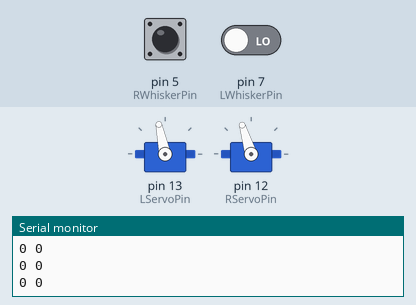
Simulated run of this sketch. Board: Arduino Uno, built with avr-gcc and run on an emulated ATmega328P. On the bench: 2 × servo, the last lines printed to the serial monitor. The test bench sets the inputs (shaded band); at power-on: pin 7 (LWhiskerPin) LOW, pin 5 (RWhiskerPin) LOW.

Above: at 3.1 s.
3.2 s: pin 7 (LWhiskerPin) driven HIGH
At 4.4 s:
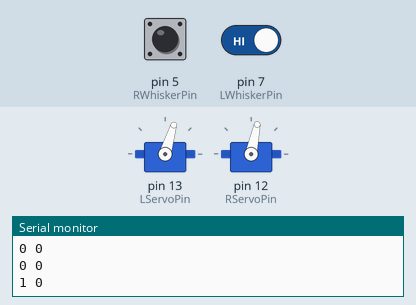
7.6 s: pin 5 (RWhiskerPin) driven HIGH
At 8.3 s:
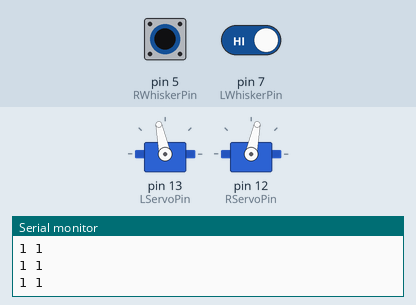
9.5 s: pin 5 (RWhiskerPin) driven LOW
At 10.5 s:
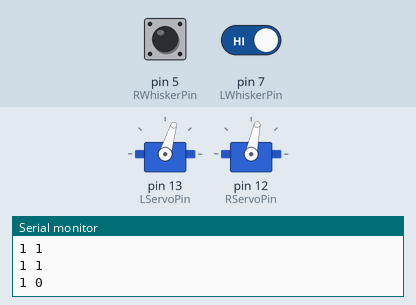
13.9 s: pin 7 (LWhiskerPin) driven LOW
At 14.5 s:
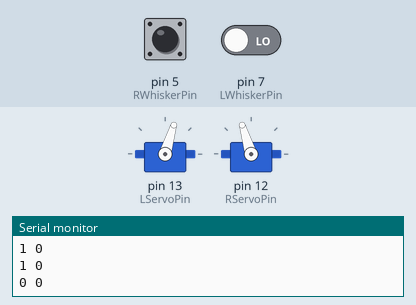
18.3 s: pin 5 (RWhiskerPin) driven HIGH and pin 7 (LWhiskerPin) driven HIGH
At 19.8 s:
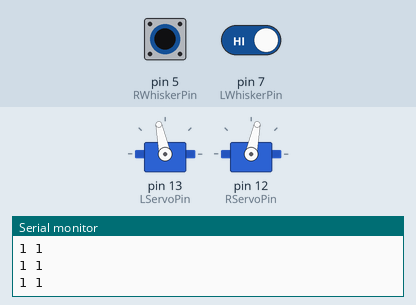
22.7 s: pin 5 (RWhiskerPin) pulsed LOW 2 times (0.12 s each, 0.3 s apart)
At 23.7 s:
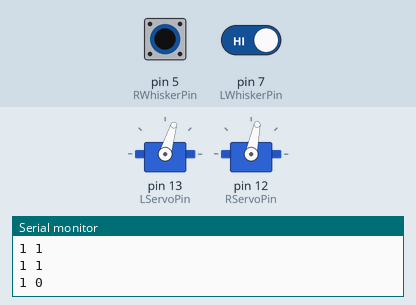
Timing chart, 0 to 25.7 s (numbered marks = the images above; inputs shaded):
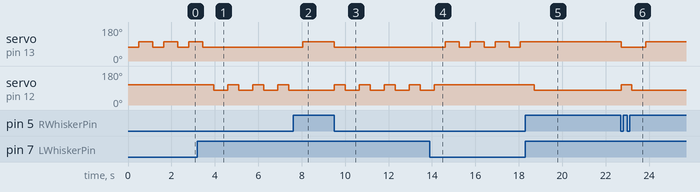

Measured:
- after the input at 3.2 s, servo on pin 13 (LServoPin): goes on until 3.5 s, then stays 73°; servo on pin 12 (RServoPin): alternates 107° for 0.50 s and 78° for 0.65 s, starting after 0.75 s
- after the input at 7.6 s, servo on pin 13 (LServoPin): 73° → 102° after 0.45 s; servo on pin 12 (RServoPin): stays 78° (without the input it goes to 107° after 0.45 s)
- after the input at 9.5 s, servo on pin 13 (LServoPin): 102° → 73° at once; servo on pin 12 (RServoPin): alternates 107° for 0.50 s and 78° for 0.65 s, starting at once
- after the input at 13.9 s, servo on pin 13 (LServoPin): alternates 102° for 0.65 s and 73° for 0.50 s, starting after 0.71 s; servo on pin 12 (RServoPin): goes on until 14.1 s, then stays 107°
- after the input at 18.3 s, servo on pin 13 (LServoPin): stops changing and stays 102°; servo on pin 12 (RServoPin): 107° → 78° after 0.41 s
- after the input at 22.7 s, servo on pin 13 (LServoPin): 102° → 73° at once, → 102° 1.2 s later; servo on pin 12 (RServoPin): 78° → 107° at once, → 78° 0.50 s later
- by itself, servo on pin 13 (LServoPin): alternates 102° for 0.65 s and 73° for 0.50 s

The sketch:

Robot_BumpDrive.INO
```cpp
// Unit_5_project
// This program will drive a car autonomously using whisker sensors
//Written by: Ricardo Tapia Vargas

#include <Servo.h>

// Declare global variables
// Pins for servos
int LServoPin = 13;
int RServoPin = 12;

// Pins for whiskers
int LWhiskerPin = 7;
int RWhiskerPin = 5;

// Variables to store whisker readings
byte LWhiskerReading = 0;
byte RWhiskerReading = 0;

// Define the servos
Servo LServo;
Servo RServo;

void setup() {
  // Attach servos
  LServo.attach(LServoPin);  // Attach left servo
  RServo.attach(RServoPin);  // Attach right servo

  // Set whisker pins as input
  pinMode(LWhiskerPin, INPUT);
  pinMode(RWhiskerPin, INPUT);

  // Start serial communication
  Serial.begin(9600);
}

void loop() {
  // Read voltage at whisker pins
  LWhiskerReading = digitalRead(LWhiskerPin);
  RWhiskerReading = digitalRead(RWhiskerPin);

  // Print whisker values
  Serial.print(LWhiskerReading);
  Serial.print(" ");
  Serial.println(RWhiskerReading);

  // If both whiskers are not triggered, go forward
  if (LWhiskerReading >= 1 && RWhiskerReading >= 1) {
    ForwardFunction();
  }

  // If both whiskers are triggered, reverse and turn right
  else if (LWhiskerReading <= 0 && RWhiskerReading <= 0) {
    ReverseFunction();
    RTurnFunction();
  }

  // If only the left whisker is triggered, reverse and turn right
  else if (LWhiskerReading <= 0 && RWhiskerReading >= 1) {
    ReverseFunction();
    RTurnFunction();
  }

  // If only the right whisker is triggered, reverse and turn left
  else if (RWhiskerReading <= 0 && LWhiskerReading >= 1) {
    ReverseFunction();
    LTurnFunction();
  }
}

// Movement Functions

void ForwardFunction() {
  // Move forward
  LServo.writeMicroseconds(1600);
  RServo.writeMicroseconds(1350);
}

void ReverseFunction() {
  // Move backward
  LServo.writeMicroseconds(1300);
  RServo.writeMicroseconds(1650);
  delay(500);
}

void RTurnFunction() {
  // Turn right
  LServo.writeMicroseconds(1600);
  RServo.writeMicroseconds(1650);
  delay(650);
}

void LTurnFunction() {
  // Turn left
  LServo.writeMicroseconds(1300);
  RServo.writeMicroseconds(1350);
  delay(650);
}
```
